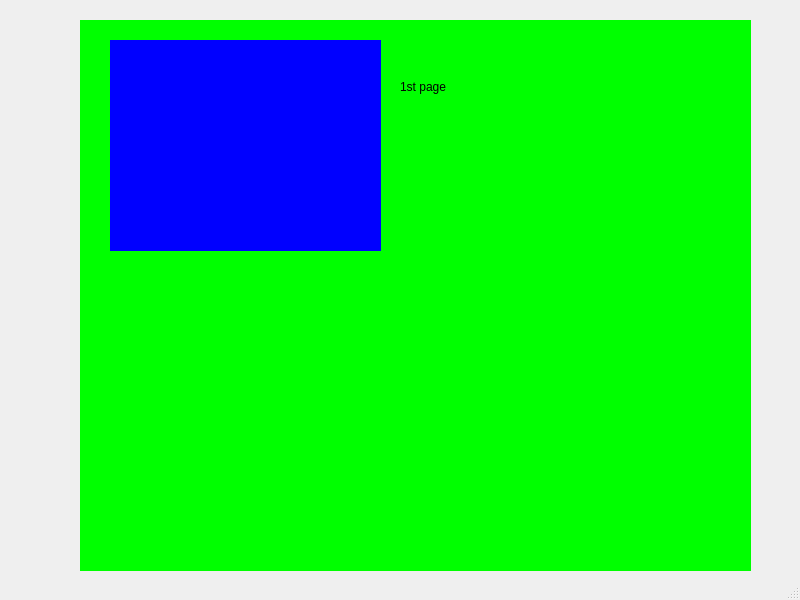
<?xml version="1.0" encoding="UTF-8"?>
<ui version="4.0">
 <class>MainWindow</class>
 <widget class="QMainWindow" name="MainWindow">
  <property name="geometry">
   <rect>
    <x>0</x>
    <y>0</y>
    <width>800</width>
    <height>600</height>
   </rect>
  </property>
  <property name="windowTitle">
   <string>MainWindow</string>
  </property>
  <property name="styleSheet">
   <string notr="true"/>
  </property>
  <widget class="QWidget" name="centralwidget">
   <widget class="QStackedWidget" name="stackedWidget">
    <property name="geometry">
     <rect>
      <x>80</x>
      <y>20</y>
      <width>671</width>
      <height>551</height>
     </rect>
    </property>
    <property name="styleSheet">
     <string notr="true">background-color: rgb(0, 255, 0);</string>
    </property>
    <property name="currentIndex">
     <number>0</number>
    </property>
    <widget class="QWidget" name="page">
     <widget class="QLabel" name="display">
      <property name="geometry">
       <rect>
        <x>30</x>
        <y>20</y>
        <width>271</width>
        <height>211</height>
       </rect>
      </property>
      <property name="styleSheet">
       <string notr="true">background-color: rgb(0, 0, 255);</string>
      </property>
      <property name="text">
       <string/>
      </property>
     </widget>
     <widget class="QLabel" name="label">
      <property name="geometry">
       <rect>
        <x>320</x>
        <y>60</y>
        <width>57</width>
        <height>14</height>
       </rect>
      </property>
      <property name="text">
       <string>1st page</string>
      </property>
     </widget>
    </widget>
    <widget class="QWidget" name="page_2">
     <widget class="QLabel" name="label_2">
      <property name="geometry">
       <rect>
        <x>290</x>
        <y>50</y>
        <width>57</width>
        <height>14</height>
       </rect>
      </property>
      <property name="text">
       <string>2nd page</string>
      </property>
     </widget>
    </widget>
   </widget>
  </widget>
  <widget class="QMenuBar" name="menubar">
   <property name="geometry">
    <rect>
     <x>0</x>
     <y>0</y>
     <width>800</width>
     <height>19</height>
    </rect>
   </property>
  </widget>
  <widget class="QStatusBar" name="statusbar"/>
 </widget>
 <resources/>
 <connections/>
</ui>
